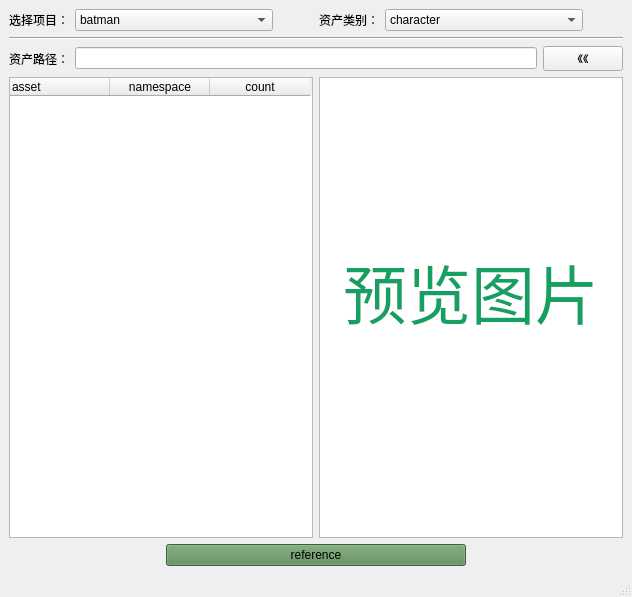
<?xml version="1.0" encoding="UTF-8"?>
<ui version="4.0">
 <class>DH_assetProxyManagerWindow</class>
 <widget class="QMainWindow" name="DH_assetProxyManagerWindow">
  <property name="geometry">
   <rect>
    <x>0</x>
    <y>0</y>
    <width>632</width>
    <height>597</height>
   </rect>
  </property>
  <property name="windowTitle">
   <string>DH_assetProxyManager</string>
  </property>
  <widget class="QWidget" name="centralwidget">
   <layout class="QGridLayout" name="gridLayout">
    <item row="1" column="0">
     <widget class="Line" name="line">
      <property name="orientation">
       <enum>Qt::Horizontal</enum>
      </property>
     </widget>
    </item>
    <item row="5" column="0">
     <layout class="QHBoxLayout" name="horizontalLayout_2">
      <item>
       <widget class="QTableWidget" name="tableWidget">
        <property name="verticalScrollBarPolicy">
         <enum>Qt::ScrollBarAsNeeded</enum>
        </property>
        <property name="autoScrollMargin">
         <number>0</number>
        </property>
        <property name="editTriggers">
         <set>QAbstractItemView::AnyKeyPressed|QAbstractItemView::DoubleClicked|QAbstractItemView::EditKeyPressed</set>
        </property>
        <property name="tabKeyNavigation">
         <bool>true</bool>
        </property>
        <property name="sortingEnabled">
         <bool>false</bool>
        </property>
        <property name="rowCount">
         <number>0</number>
        </property>
        <property name="columnCount">
         <number>3</number>
        </property>
        <attribute name="horizontalHeaderVisible">
         <bool>true</bool>
        </attribute>
        <attribute name="horizontalHeaderDefaultSectionSize">
         <number>100</number>
        </attribute>
        <attribute name="horizontalHeaderMinimumSectionSize">
         <number>50</number>
        </attribute>
        <attribute name="verticalHeaderVisible">
         <bool>false</bool>
        </attribute>
        <attribute name="verticalHeaderDefaultSectionSize">
         <number>20</number>
        </attribute>
        <attribute name="verticalHeaderMinimumSectionSize">
         <number>20</number>
        </attribute>
        <column>
         <property name="text">
          <string>asset</string>
         </property>
         <property name="textAlignment">
          <set>AlignLeft|AlignVCenter</set>
         </property>
        </column>
        <column>
         <property name="text">
          <string>namespace</string>
         </property>
        </column>
        <column>
         <property name="text">
          <string>count</string>
         </property>
        </column>
       </widget>
      </item>
      <item>
       <widget class="QTextBrowser" name="textBrowser">
        <property name="html">
         <string>&lt;!DOCTYPE HTML PUBLIC &quot;-//W3C//DTD HTML 4.0//EN&quot; &quot;http://www.w3.org/TR/REC-html40/strict.dtd&quot;&gt;
&lt;html&gt;&lt;head&gt;&lt;meta name=&quot;qrichtext&quot; content=&quot;1&quot; /&gt;&lt;style type=&quot;text/css&quot;&gt;
p, li { white-space: pre-wrap; }
&lt;/style&gt;&lt;/head&gt;&lt;body style=&quot; font-family:'SimSun'; font-size:9pt; font-weight:400; font-style:normal;&quot;&gt;
&lt;p align=&quot;center&quot; style=&quot;-qt-paragraph-type:empty; margin-top:0px; margin-bottom:0px; margin-left:0px; margin-right:0px; -qt-block-indent:0; text-indent:0px;&quot;&gt;&lt;br /&gt;&lt;/p&gt;
&lt;p align=&quot;center&quot; style=&quot;-qt-paragraph-type:empty; margin-top:0px; margin-bottom:0px; margin-left:0px; margin-right:0px; -qt-block-indent:0; text-indent:0px; font-size:48pt; color:#159f61;&quot;&gt;&lt;br /&gt;&lt;/p&gt;
&lt;p align=&quot;center&quot; style=&quot;-qt-paragraph-type:empty; margin-top:0px; margin-bottom:0px; margin-left:0px; margin-right:0px; -qt-block-indent:0; text-indent:0px; font-size:48pt; color:#159f61;&quot;&gt;&lt;br /&gt;&lt;/p&gt;
&lt;p align=&quot;center&quot; style=&quot; margin-top:0px; margin-bottom:0px; margin-left:0px; margin-right:0px; -qt-block-indent:0; text-indent:0px;&quot;&gt;&lt;span style=&quot; font-size:48pt; color:#159f61;&quot;&gt;预览图片&lt;/span&gt;&lt;/p&gt;&lt;/body&gt;&lt;/html&gt;</string>
        </property>
       </widget>
      </item>
     </layout>
    </item>
    <item row="0" column="0">
     <layout class="QHBoxLayout" name="horizontalLayout">
      <item>
       <widget class="QLabel" name="label">
        <property name="maximumSize">
         <size>
          <width>60</width>
          <height>16777215</height>
         </size>
        </property>
        <property name="layoutDirection">
         <enum>Qt::LeftToRight</enum>
        </property>
        <property name="text">
         <string>选择项目：</string>
        </property>
       </widget>
      </item>
      <item>
       <widget class="QComboBox" name="select_proj">
        <item>
         <property name="text">
          <string>batman</string>
         </property>
        </item>
        <item>
         <property name="text">
          <string>superman</string>
         </property>
        </item>
        <item>
         <property name="text">
          <string>flash</string>
         </property>
        </item>
        <item>
         <property name="text">
          <string>aquaman</string>
         </property>
        </item>
       </widget>
      </item>
      <item>
       <spacer name="horizontalSpacer_8">
        <property name="orientation">
         <enum>Qt::Horizontal</enum>
        </property>
        <property name="sizeType">
         <enum>QSizePolicy::Minimum</enum>
        </property>
        <property name="sizeHint" stdset="0">
         <size>
          <width>40</width>
          <height>20</height>
         </size>
        </property>
       </spacer>
      </item>
      <item>
       <widget class="QLabel" name="label_2">
        <property name="maximumSize">
         <size>
          <width>60</width>
          <height>16777215</height>
         </size>
        </property>
        <property name="text">
         <string>资产类别：</string>
        </property>
       </widget>
      </item>
      <item>
       <widget class="QComboBox" name="asset_typ">
        <item>
         <property name="text">
          <string>character</string>
         </property>
        </item>
        <item>
         <property name="text">
          <string>set</string>
         </property>
        </item>
        <item>
         <property name="text">
          <string>prop</string>
         </property>
        </item>
        <item>
         <property name="text">
          <string>other</string>
         </property>
        </item>
       </widget>
      </item>
      <item>
       <spacer name="horizontalSpacer">
        <property name="orientation">
         <enum>Qt::Horizontal</enum>
        </property>
        <property name="sizeType">
         <enum>QSizePolicy::Minimum</enum>
        </property>
        <property name="sizeHint" stdset="0">
         <size>
          <width>40</width>
          <height>20</height>
         </size>
        </property>
       </spacer>
      </item>
     </layout>
    </item>
    <item row="8" column="0" rowspan="3">
     <layout class="QHBoxLayout" name="horizontalLayout_4">
      <item>
       <widget class="QPushButton" name="reference_btn">
        <property name="sizePolicy">
         <sizepolicy hsizetype="Minimum" vsizetype="Maximum">
          <horstretch>0</horstretch>
          <verstretch>0</verstretch>
         </sizepolicy>
        </property>
        <property name="minimumSize">
         <size>
          <width>20</width>
          <height>20</height>
         </size>
        </property>
        <property name="maximumSize">
         <size>
          <width>300</width>
          <height>300</height>
         </size>
        </property>
        <property name="styleSheet">
         <string notr="true">background-color:rgb(90, 135, 85);</string>
        </property>
        <property name="text">
         <string>reference</string>
        </property>
       </widget>
      </item>
     </layout>
    </item>
    <item row="3" column="0" rowspan="2">
     <layout class="QHBoxLayout" name="horizontalLayout_3">
      <item>
       <widget class="QLabel" name="label_3">
        <property name="sizePolicy">
         <sizepolicy hsizetype="Minimum" vsizetype="Minimum">
          <horstretch>0</horstretch>
          <verstretch>0</verstretch>
         </sizepolicy>
        </property>
        <property name="text">
         <string>资产路径：</string>
        </property>
       </widget>
      </item>
      <item>
       <widget class="QLineEdit" name="asset_path_edit">
        <property name="enabled">
         <bool>true</bool>
        </property>
       </widget>
      </item>
      <item>
       <widget class="QPushButton" name="input_path_btn">
        <property name="text">
         <string>《《</string>
        </property>
       </widget>
      </item>
     </layout>
    </item>
   </layout>
  </widget>
  <widget class="QStatusBar" name="statusbar"/>
  <widget class="QMenuBar" name="menubar">
   <property name="geometry">
    <rect>
     <x>0</x>
     <y>0</y>
     <width>632</width>
     <height>23</height>
    </rect>
   </property>
  </widget>
 </widget>
 <resources/>
 <connections/>
</ui>
